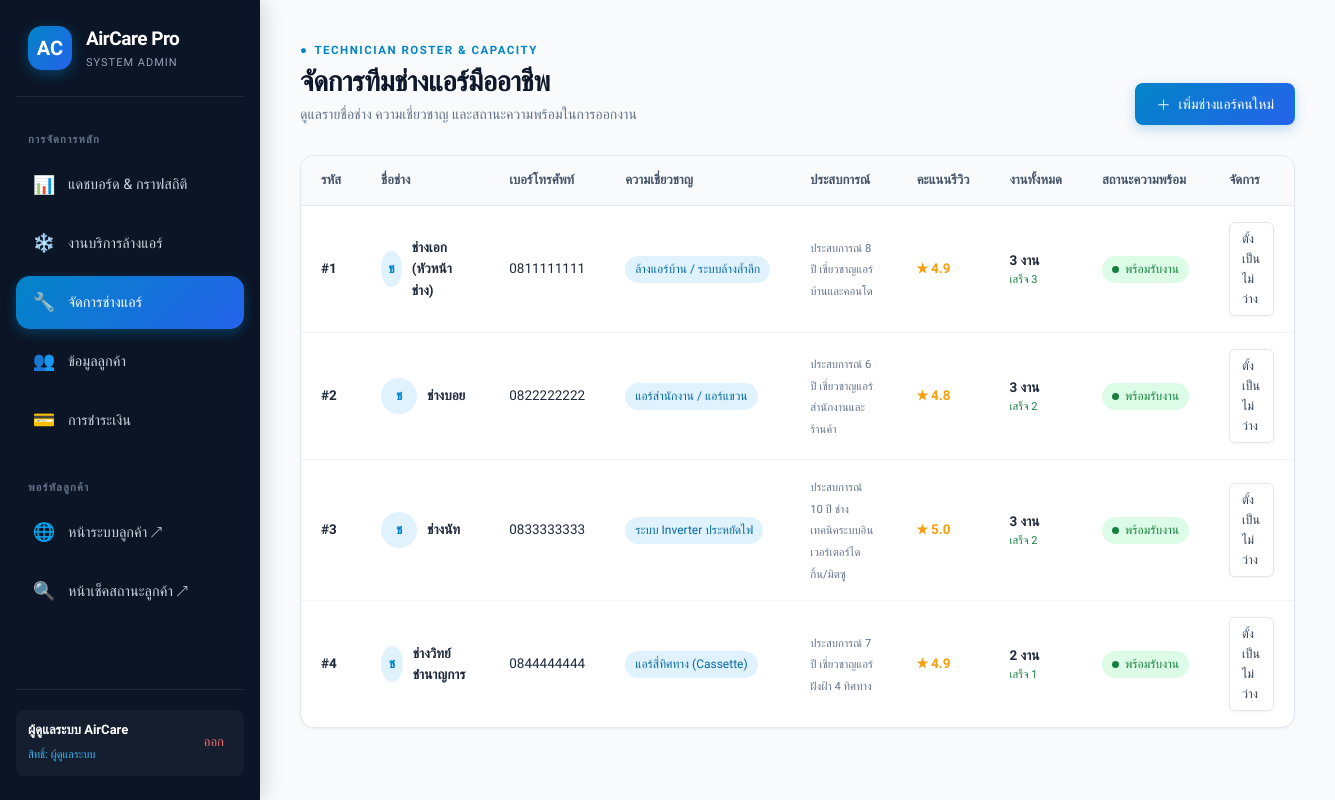
Screenshot of /admin/technicians.php (signed in) with the database file from the repository.
### tables this page shows
CREATE TABLE technicians (
  id INT AUTO_INCREMENT PRIMARY KEY,
  name VARCHAR(100) NOT NULL,
  phone VARCHAR(20) NOT NULL,
  skill VARCHAR(100) NOT NULL,
  status VARCHAR(30) DEFAULT 'ว่าง',
  rating DECIMAL(2,1) DEFAULT 4.9,
  experience VARCHAR(100) DEFAULT 'ประสบการณ์ 5 ปี',
  avatar VARCHAR(255) DEFAULT ''
);

### admin/auth.php (called while the page is built, shortened)
<?php
function getCurrentAdmin(): array {
    return [
        'username' => $_SESSION['admin_username'] ?? 'admin',
        'name' => $_SESSION['admin_name'] ?? 'ผู้ดูแลระบบ AirCare'
    ];
}

### classes/User.php (called while the page is built, shortened)
<?php
abstract class User {
    protected ?int $id;
    protected string $name;
    protected string $phone;
    public function __construct(?int $id, string $name, string $phone, ?string $email = null) {
        $this->id = $id;
        $this->name = trim($name);
        $this->phone = trim($phone);
    }
    public function getId(): ?int {
        return $this->id;
    }
    public function getName(): string {
        return $this->name;
    }
    public function getPhone(): string {
        return $this->phone;
    }
}

### admin/technicians.php (the view, shortened to what this page needs)
<?php
require_once __DIR__ . '/auth.php';
require_once __DIR__ . '/../classes/Technician.php';
$db = (new Database())->connect();
$adminUser = getCurrentAdmin();
$sql = "
    SELECT t.*,
           COUNT(so.id) AS total_orders,
           SUM(CASE WHEN so.status = 'เสร็จสิ้น' THEN 1 ELSE 0 END) AS completed_orders
    FROM technicians t
    LEFT JOIN service_orders so ON so.technician_id = t.id
    GROUP BY t.id
    ORDER BY t.id ASC
";
$techs = $db->query($sql)->fetchAll(PDO::FETCH_ASSOC);
?>
<!doctype html>
<html lang="th">
<head>
  <link rel="stylesheet" href="../assets/style.css">
</head>
<body>
<div class="admin-wrapper">
  <aside class="sidebar">
    <a href="index.php" class="sidebar-brand">
      <div class="brand-logo-icon">AC</div>
      <div class="brand-info">
        <b>AirCare Pro</b>
        <span>System Admin</span>
      </div>
    </a>
    <nav class="sidebar-nav">
      <span class="sidebar-label">การจัดการหลัก</span>
      <a href="index.php"><span class="nav-icon">📊</span><span>แดชบอร์ด & กราฟสถิติ</span></a>
      <a href="orders.php"><span class="nav-icon">❄️</span><span>งานบริการล้างแอร์</span></a>
      <a href="technicians.php" class="active"><span class="nav-icon">🔧</span><span>จัดการช่างแอร์</span></a>
      <a href="customers.php"><span class="nav-icon">👥</span><span>ข้อมูลลูกค้า</span></a>
      <a href="payments.php"><span class="nav-icon">💳</span><span>การชำระเงิน</span></a>
      <span class="sidebar-label" style="margin-top:16px;">พอร์ทัลลูกค้า</span>
      <a href="../index.php" target="_blank"><span class="nav-icon">🌐</span><span>หน้าระบบลูกค้า ↗</span></a>
      <a href="../track.php" target="_blank"><span class="nav-icon">🔍</span><span>หน้าเช็คสถานะลูกค้า ↗</span></a>
    </nav>
    <div class="sidebar-footer">
      <div class="user-snippet">
        <div class="user-snippet-info">
          <b><?=htmlspecialchars($adminUser['name'])?></b>
          <span>สิทธิ์: ผู้ดูแลระบบ</span>
        </div>
        <a href="logout.php" class="btn-logout">ออก</a>
      </div>
    </div>
  </aside>
  <main class="main-content">
    <header class="top-bar">
      <div>
        <div class="eyebrow-tag"><span>●</span> TECHNICIAN ROSTER & CAPACITY</div>
        <h1>จัดการทีมช่างแอร์มืออาชีพ</h1>
        <p class="top-bar-sub">ดูแลรายชื่อช่าง ความเชี่ยวชาญ และสถานะความพร้อมในการออกงาน</p>
      </div>
      <div class="top-bar-actions">
        <button onclick="document.getElementById('addTechModal').classList.add('active')" class="btn btn-primary">
          <span>＋</span> เพิ่มช่างแอร์คนใหม่
        </button>
      </div>
    </header>
    <div class="panel">
      <div class="table-wrap">
        <table class="data-table">
          <thead>
            <tr>
              <th>รหัส</th>
              <th>ชื่อช่าง</th>
              <th>เบอร์โทรศัพท์</th>
              <th>ความเชี่ยวชาญ</th>
              <th>ประสบการณ์</th>
              <th>คะแนนรีวิว</th>
              <th>งานทั้งหมด</th>
              <th>สถานะความพร้อม</th>
              <th>จัดการ</th>
            </tr>
          </thead>
          <tbody>
            <?php foreach ($techs as $t): ?>
              <?php
                $techObj = new Technician(
                  $t['id'],
                  $t['name'],
                  $t['phone'] ?? '',
                  $t['skill'] ?? '',
                  $t['status'] ?? 'ว่าง',
                  (float)($t['rating'] ?? 4.9),
                  $t['experience'] ?? '',
                  $t['avatar'] ?? ''
                );
              ?>
              <tr>
                <td><b>#<?=$techObj->getId()?></b></td>
                <td>
                  <div style="display:flex; align-items:center; gap:10px;">
                    <div style="width:36px; height:36px; border-radius:50%; background:#e0f2fe; color:#0284c7; display:grid; place-items:center; font-weight:700;">
                      <?=mb_substr($techObj->getName(), 0, 1, 'UTF-8')?>
                    </div>
                    <b><?=htmlspecialchars($techObj->getName())?></b>
                  </div>
                </td>
                <td><?=htmlspecialchars($techObj->getPhone() ?: '-')?></td>
                <td>
                  <span class="badge" style="background:#e0f2fe; color:#0369a1;">
                    <?=htmlspecialchars($techObj->getSkill())?>
                  </span>
                </td>
                <td><small style="color:#64748b;"><?=htmlspecialchars($techObj->getExperience())?></small></td>
                <td>
                  <span style="color:#f59e0b; font-weight:bold;">★ <?=number_format($techObj->getRating(), 1)?></span>
                </td>
                <td>
                  <b><?=number_format($t['total_orders'])?> งาน</b>
                  <div style="font-size:11px; color:#15803d;">เสร็จ <?=number_format($t['completed_orders'])?></div>
                </td>
                <td>
                  <?=$techObj->getStatusBadge()?>
                </td>
                <td>
                  <a href="technicians.php?toggle_id=<?=$techObj->getId()?>" class="btn btn-secondary btn-sm" title="สลับสถานะ ว่าง/ไม่ว่าง">
                    <?=$techObj->isAvailable() ? 'ตั้งเป็นไม่ว่าง' : 'ตั้งเป็นว่าง'?>
                  </a>
                </td>
              </tr>
            <?php endforeach; ?>
          </tbody>
        </table>
      </div>
    </div>
  </main>
</div>
</body>
</html>

### classes/Technician.php (shortened to what this page needs)
<?php
require_once __DIR__ . '/User.php';
class Technician extends User {
    private string $skill;
    private string $status;
    private float $rating;
    private string $experience;
    public function __construct(
        ?int $id,
        string $name,
        string $phone,
        string $skill = 'ล้างแอร์ทั่วไป',
        string $status = 'ว่าง',
        float $rating = 4.9,
        string $experience = 'ประสบการณ์ 5 ปี',
        string $avatar = ''
    ) {
        $this->skill = trim($skill);
        $this->status = trim($status);
        $this->rating = $rating;
        $this->experience = trim($experience);
    }
    public function getSkill(): string {
        return $this->skill;
    }
    public function getRating(): float {
        return $this->rating;
    }
    public function getExperience(): string {
        return $this->experience;
    }
    public function isAvailable(): bool {
        return $this->status === 'ว่าง';
    }
    public function getStatusBadge(): string {
        if ($this->isAvailable()) {
            return '<span class="badge badge-success"><span class="pulse-dot"></span> พร้อมรับงาน</span>';
        }
        return '<span class="badge badge-warning">คิวงานเต็ม / ไม่ว่าง</span>';
    }
}

### rows the page displays
technicians: id "1", name "ช", name "ช่างเอก (หัวหน้าช่าง)", phone "0811111111", skill "ล้างแอร์บ้าน / ระบบล้างล้ำลึก", experience "ประสบการณ์ 8 ปี เชี่ยวชาญแอร์บ้านและคอนโด", rating "4.9", total_orders "3", completed_orders "3", status "ว่าง" (drawn)
technicians: id "2", name "ช", name "ช่างบอย", phone "0822222222", skill "แอร์สำนักงาน / แอร์แขวน", experience "ประสบการณ์ 6 ปี เชี่ยวชาญแอร์สำนักงานและร้านค้า", rating "4.8", total_orders "3", completed_orders "2", status "ว่าง" (drawn)
technicians: id "3", name "ช", name "ช่างนัท", phone "0833333333", skill "ระบบ Inverter ประหยัดไฟ", experience "ประสบการณ์ 10 ปี ช่างเทคนิคระบบอินเวอร์เตอร์ไดกิ้น/มิตซู", rating "5.0", total_orders "3", completed_orders "2", status "ว่าง" (drawn)
technicians: id "4", name "ช", name "ช่างวิทย์ ชำนาญการ", phone "0844444444", skill "แอร์สี่ทิศทาง (Cassette)", experience "ประสบการณ์ 7 ปี เชี่ยวชาญแอร์ฝังฝ้า 4 ทิศทาง", rating "4.9", total_orders "2", completed_orders "1", status "ว่าง" (drawn)

### other values shown
$adminUser['name'] "ผู้ดูแลระบบ AirCare"
